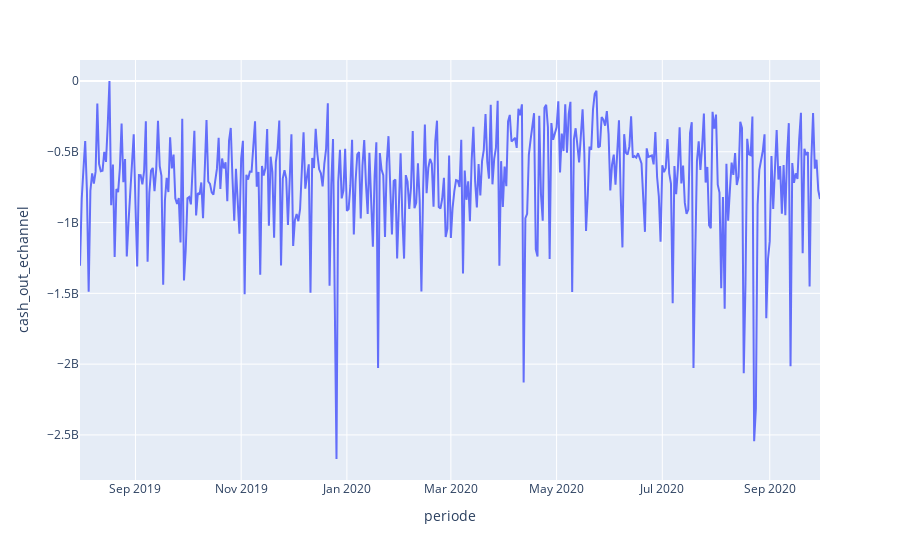

The notebook cell this image was saved under:
### Code cell
px.line(df, x='periode', y='cash_out_echannel',
        labels={'x' : 'Date', 'y' : 'cash_out_echannel'})

### Figure 1 — Plotly figure (JSON) as saved in the notebook; plotly's stock layout.template omitted (floating-point values rounded to 4 significant figures; data arrays with more than 128 entries replaced by an {"elided": "..."} marker saying what was removed)
{"data": [{"hovertemplate": "periode=%{x}<br>cash_out_echannel=%{y}<extra></extra>", "legendgroup": "", "line": {"color": "#636efa", "dash": "solid"}, "mode": "lines", "name": "", "orientation": "v", "showlegend": false, "type": "scatter", "x": {"elided": "425 str values"}, "xaxis": "x", "y": {"elided": "425 int values"}, "yaxis": "y"}], "layout": {"legend": {"tracegroupgap": 0}, "margin": {"t": 60}, "xaxis": {"anchor": "y", "domain": [0, 1], "title": {"text": "periode"}}, "yaxis": {"anchor": "x", "domain": [0, 1], "title": {"text": "cash_out_echannel"}}}}
